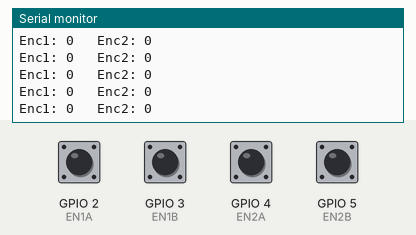
Recording of a sketch running on a simulated ESP32. On the bench: the last lines printed to the serial monitor. The test bench sets the inputs (shaded band); at power-on: GPIO 2 (EN1A), GPIO 3 (EN1B), GPIO 4 (EN2A), GPIO 5 (EN2B) HIGH.

Above: at 1.2 s.
1.3 s: GPIO 2 (EN1A) pulled LOW for 0.15 s
At 1.32 s:
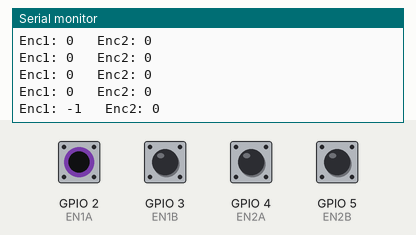
2.9 s: GPIO 3 (EN1B) pulled LOW for 0.15 s
At 2.92 s:
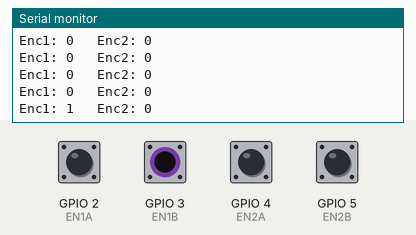
4.5 s: GPIO 4 (EN2A) pulled LOW for 0.15 s
At 4.53 s:
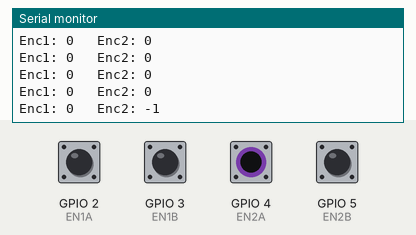
6.1 s: GPIO 5 (EN2B) pulled LOW for 0.15 s
At 6.13 s:
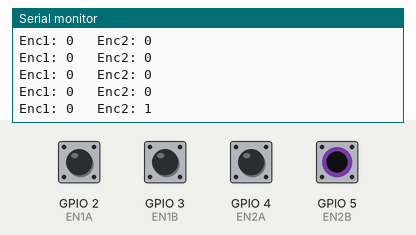
Timing chart, 0 to 8.7 s (numbered marks = the images above; inputs shaded):
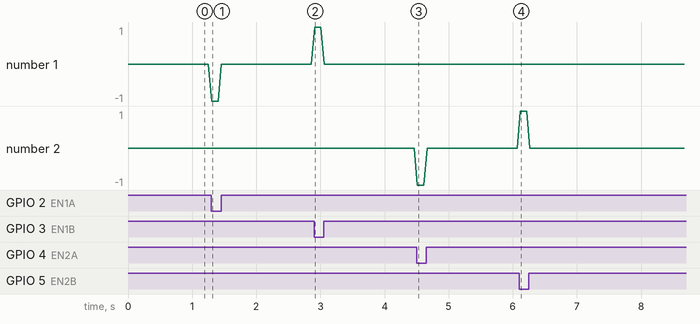

The sketch:

cek2Encoder.ino
```cpp
/* ============================================================
   TEST 2 — CHECK TWO ENCODERS
   Reads both encoder #1 (cart) and encoder #2 (pendulum)
   ============================================================ */

const int EN1A = 2;
const int EN1B = 3;
const int EN2A = 4;
const int EN2B = 5;

volatile long count1 = 0;
volatile long count2 = 0;

void IRAM_ATTR read1A() { count1 += (digitalRead(EN1A) == digitalRead(EN1B)) ? 1 : -1; }
void IRAM_ATTR read1B() { count1 += (digitalRead(EN1A) != digitalRead(EN1B)) ? 1 : -1; }

void IRAM_ATTR read2A() { count2 += (digitalRead(EN2A) == digitalRead(EN2B)) ? 1 : -1; }
void IRAM_ATTR read2B() { count2 += (digitalRead(EN2A) != digitalRead(EN2B)) ? 1 : -1; }

void setup() {
    Serial.begin(115200);

    pinMode(EN1A, INPUT_PULLUP);
    pinMode(EN1B, INPUT_PULLUP);
    pinMode(EN2A, INPUT_PULLUP);
    pinMode(EN2B, INPUT_PULLUP);

    attachInterrupt(digitalPinToInterrupt(EN1A), read1A, CHANGE);
    attachInterrupt(digitalPinToInterrupt(EN1B), read1B, CHANGE);
    attachInterrupt(digitalPinToInterrupt(EN2A), read2A, CHANGE);
    attachInterrupt(digitalPinToInterrupt(EN2B), read2B, CHANGE);

    Serial.println("Dual Encoder Test Started...");
}

void loop() {
    long c1 = count1;
    long c2 = count2;

    Serial.print("Enc1: ");
    Serial.print(c1);
    Serial.print("   Enc2: ");
    Serial.println(c2);

    delay(50);
}
```

Measured:
- after the input at 1.3 s, the serial monitor: prints a new line at once (image 1)
- after the input at 2.9 s, the serial monitor: prints a new line at once (image 2)
- after the input at 4.5 s, the serial monitor: prints a new line at once (image 3)
- after the input at 6.1 s, the serial monitor: prints a new line at once (image 4)
